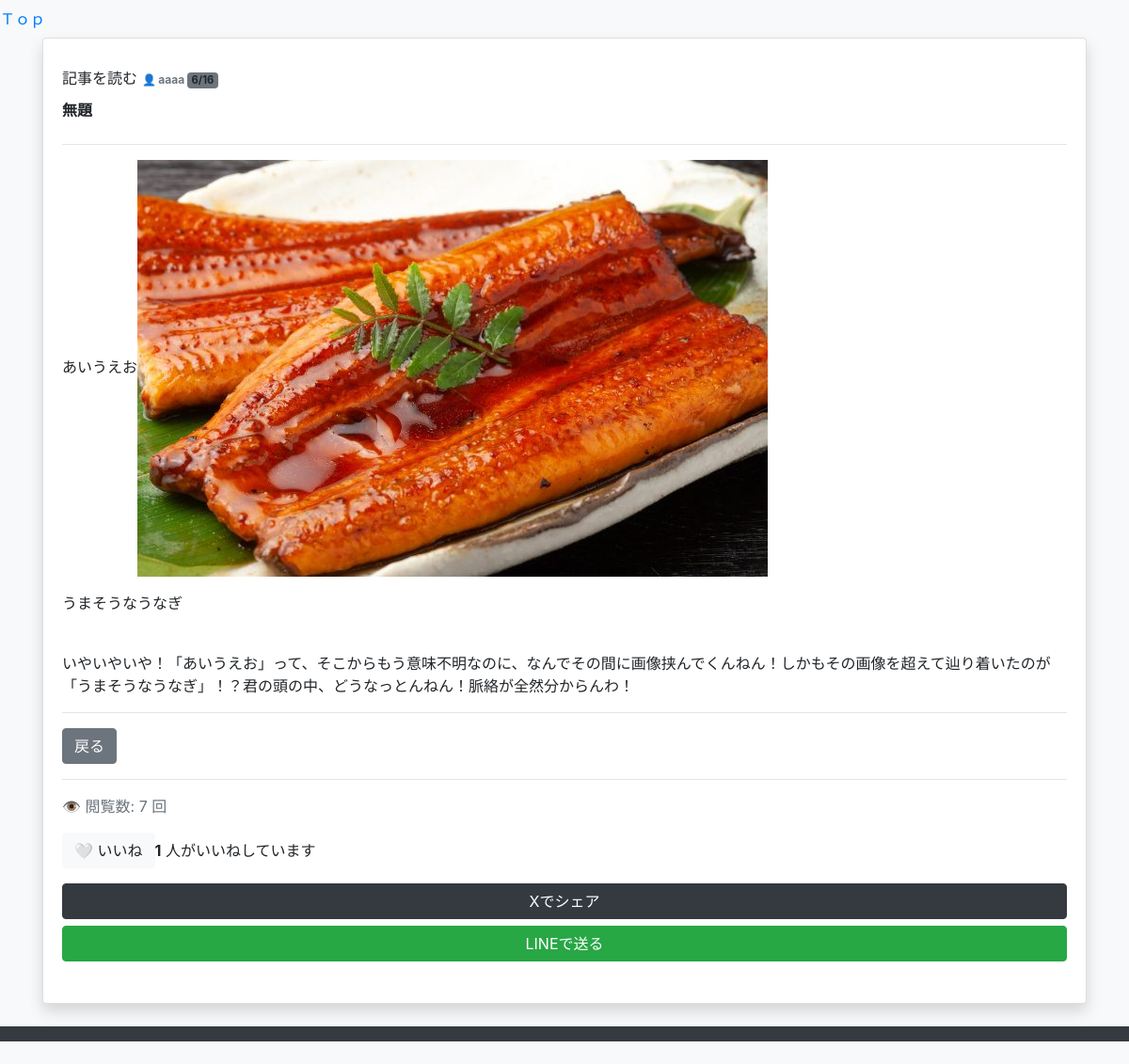
The app's page /detail/26/?q=&all_blogs=, older data.
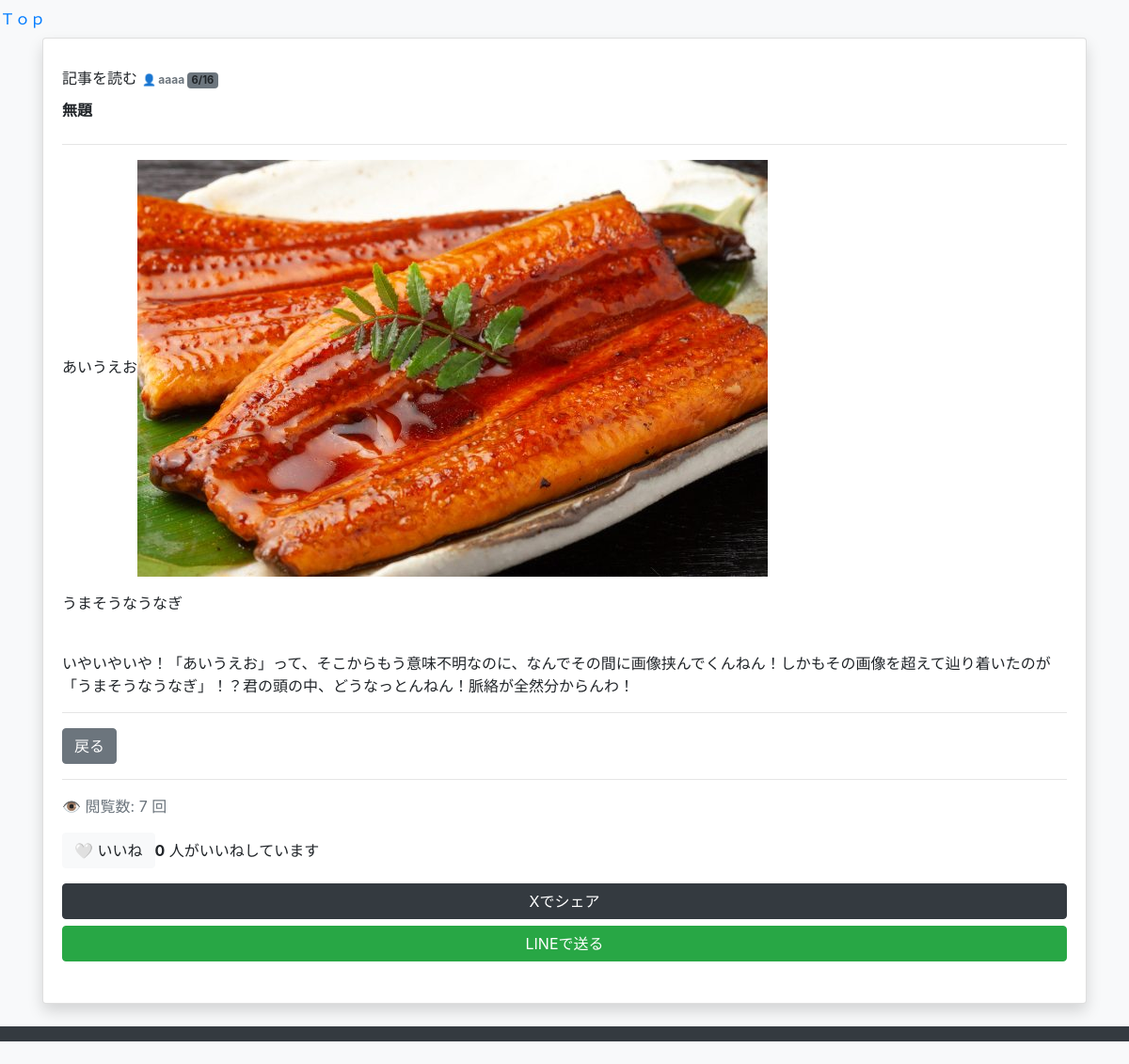
The same page, newer data.
### Suggestion/models.py (models this page shows, shortened)
class Memo(models.Model):
    author = models.ForeignKey(User, on_delete=models.CASCADE, related_name='memos')
    title = models.CharField(max_length=200)  # タイトル（最大200文字）
    content = models.TextField()               # メモ本文
    created_at = models.DateTimeField(auto_now_add=True)  # 作成日時（自動設定）
    updated_at = models.DateTimeField(auto_now=True)      # 更新日時（自動設定）
    likes = models.ManyToManyField(User, related_name='liked_posts', blank=True)
    total_likes_count = models.IntegerField(default=0)
    views_count = models.IntegerField(default=0) # 閲覧数
    class Meta:#自動生成のルール（アプリ名が blog なら blog_memo等）を無視して、データベース上でのテーブル名を強制的に Memo という名前に固定
        db_table='Memo'

### Suggestion/views.py (the view)
# urls.py: path('detail/<int:pk>/', views.memo_detail, name='memo_detail'),  # ← 閲覧専用
def memo_detail(request, pk):
    memo = get_object_or_404(Memo, pk=pk)#SQLエラーが出たときの対処
    session_like_key = f'user_liked_{pk}'
    liked_by_session = request.session.get(session_like_key, False)
    if not request.user.is_authenticated:
        session_view_key = f'viewed_memo_{pk}'
        if not request.session.get(session_view_key, False):
            memo.views_count = (memo.views_count or 0) + 1
            memo.save()
            request.session[session_view_key] = True
    return render(request, 'edit/memo_detail.html', {
        'memo': memo,
        'liked_by_session': liked_by_session,
    })

### Suggestion/templates/edit/memo_detail.html (shortened to what this page needs)
{% extends 'edit/base.html' %}
{% block content %}
<div class="card shadow">
    <div class="card-body">
        <div style="height:10px;">&nbsp;</div>
        <div>
            <span class="title-like-h2 d-inline-block">記事を読む</span>
            <span class="text-secondary" style="font-size: 0.75rem; font-weight: bold;">
                👤 {{ memo.author.username }}
            </span>
            <span class="badge bg-secondary" style="font-size: 0.7rem; font-weight: bold;">
                {{ memo.created_at|date:"n/j" }}
            </span>
        </div>
        <div style="height:10px;"></div>
        <label class="form-label">{{ memo.title }}</label>
        <hr>
        <div class="memo-content">
            {{ memo.content|safe }}
        </div>
        <hr>
        <a href="{% url 'memo_list' %}?q={{ request.GET.q }}&all_blogs={{ request.GET.all_blogs }}"
           class="btn btn-secondary">戻る</a>
        {% if request.user != memo.author %}
            <hr>
            <p class="text-muted">👁️ 閲覧数: {{ memo.views_count|default:0 }} 回</p>
            <div class="d-flex align-items-center gap-3 mb-3">
                <button type="button" id="like-btn" class="btn btn-light" data-post-id="{{ memo.id }}">
                    {% if liked_by_session %}❤️ 取消{% else %}🤍 いいね{% endif %}
                </button>
                <span><strong id="like-count">{{ memo.total_likes_count }}</strong> 人がいいねしています</span>
            </div>
            <div style="display: flex; flex-direction: column; gap: 7px; margin-top: 10px;" class="mb-4">
                <a href="https://twitter.com/intent/tweet?url={{ request.build_absolute_uri|urlencode }}&text={{ memo.title|urlencode }}"
                   target="_blank" class="btn btn-dark w-100">
                    Xでシェア
                </a>
                <a href="https://line.me/R/share?text={{ memo.title|urlencode }}%0A{{ request.build_absolute_uri|urlencode }}"
                   target="_blank" class="btn btn-success w-100">
                    LINEで送る
                </a>
            </div>
        {% endif %}
    </div>
</div>
{% endblock %}

### Suggestion/templates/edit/base.html (shortened to what this page needs)
{% load static %}
<!DOCTYPE html>
<html lang="ja">
<head>
    <link href="https://stackpath.bootstrapcdn.com/bootstrap/4.5.2/css/bootstrap.min.css" rel="stylesheet">
    <link href="https://cdnjs.cloudflare.com/ajax/libs/summernote/0.8.18/summernote-bs4.min.css" rel="stylesheet">
</head>
<body class="bg-light">
    <div class="w-full flex justify-end items-center space-x-4 text-sm text-gray-600 pr-4 py-2">
        <a href="{% url 'post_list' %}" class="text-blue-500 hover:underline">Ｔｏｐ</a>
    </div>
    <div class="container">
        {% block content %}
        {% endblock %}
    </div>
    <br>
    <nav class="navbar navbar-dark bg-dark mb-4">
    </nav>
</body>
</html>

### Suggestion/templates/edit/memo_detail.html (style rules this page uses)
.form-label { font-weight: bold; }

Row changes from the older to the newer data that the page shows:
changed Memo "無題": total_likes_count "1" → "0"
